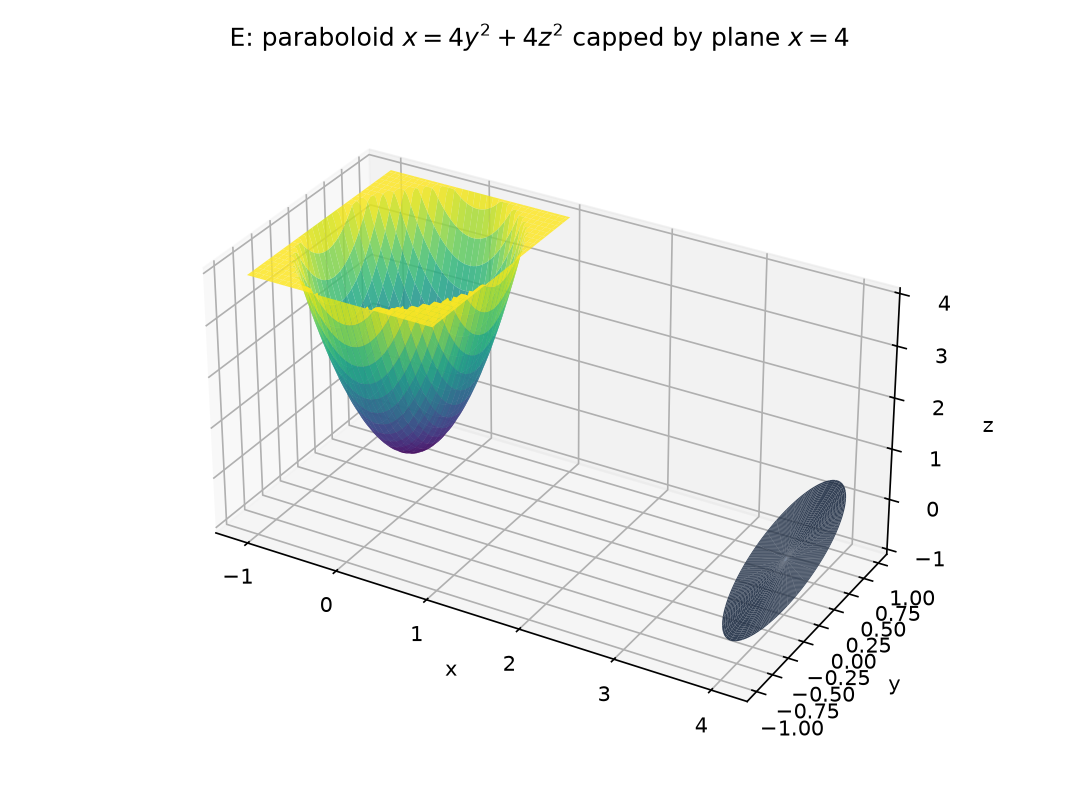

This figure's Python source:
"""Sketch the solid E of problem 15.7.17.

E lies between the paraboloid x = 4*y**2 + 4*z**2 (opening toward +x)
and the plane x = 4.
"""

import numpy as np
import matplotlib
matplotlib.use("Agg")
import matplotlib.pyplot as plt
from mpl_toolkits.mplot3d import Axes3D  # noqa: F401  (registers 3d proj)

y_grid, z_grid = np.meshgrid(np.linspace(-1, 1, 60), np.linspace(-1, 1, 60))
x_paraboloid = 4 * (y_grid**2 + z_grid**2)

# Clip to the solid (x <= 4) so the plot shows only the bounded solid.
x_paraboloid = np.clip(x_paraboloid, None, 4.0)

fig = plt.figure(figsize=(7.2, 5.4))
ax = fig.add_subplot(111, projection="3d")
ax.plot_surface(y_grid, z_grid, x_paraboloid, cmap="viridis",
                alpha=0.85, rstride=2, cstride=2)

# Plane x = 4 cap (the disk y**2 + z**2 <= 1).
theta_grid = np.linspace(0, 2 * np.pi, 80)
rho_grid, theta_grid2 = np.meshgrid(np.linspace(0, 1, 40), theta_grid)
y_cap = rho_grid * np.cos(theta_grid2)
z_cap = rho_grid * np.sin(theta_grid2)
x_cap = np.full_like(y_cap, 4.0)
ax.plot_surface(x_cap, y_cap, z_cap, color="#4a6fa5", alpha=0.9)

# Axes and labels (axes: x right, y toward viewer, z up).
ax.set_xlabel("x")
ax.set_ylabel("y")
ax.set_zlabel("z")
ax.set_title("E: paraboloid $x=4y^{2}+4z^{2}$ capped by plane $x=4$")
ax.set_box_aspect((4.4, 2.2, 2.2))
fig.tight_layout()
fig.savefig("calculus-15.7.17/solution/part1_figure1.png", dpi=150)
print("saved figure 1")
